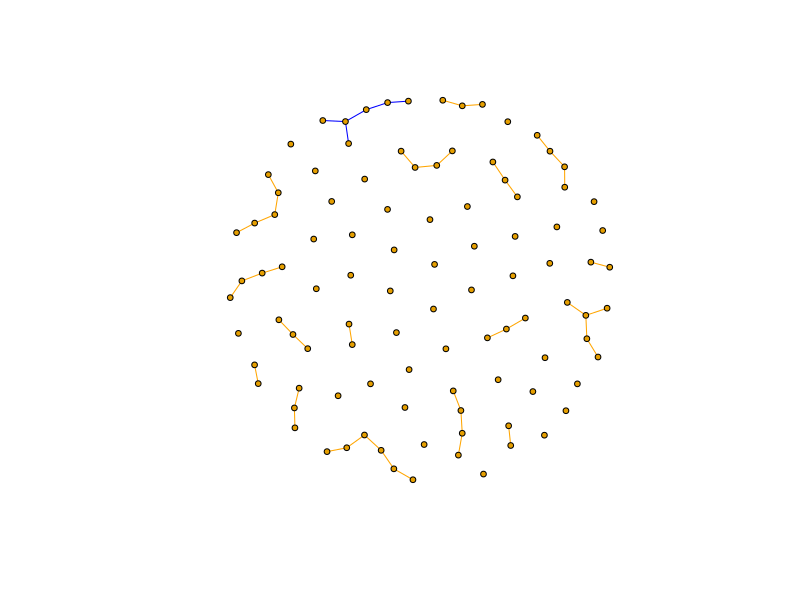

Write R code to recreate this figure.
library(igraph)


### Name: igraph-es-attributes
### Title: Query or set attributes of the edges in an edge sequence
### Aliases: igraph-es-attributes [[<-.igraph.es igraph-es-attributes
###   [<-.igraph.es igraph-es-attributes $.igraph.es igraph-es-attributes
###   $<-.igraph.es igraph-es-attributes E<-

### ** Examples

# color edges of the largest component
largest_comp <- function(graph) {
  cl <- components(graph)
  V(graph)[which.max(cl$csize) == cl$membership]
}
g <- sample_(gnp(100, 1/100),
  with_vertex_(size = 3, label = ""),
  with_graph_(layout = layout_with_fr)
)
giant_v <- largest_comp(g)
E(g)$color <- "orange"
E(g)[giant_v %--% giant_v]$color <- "blue"
plot(g)
